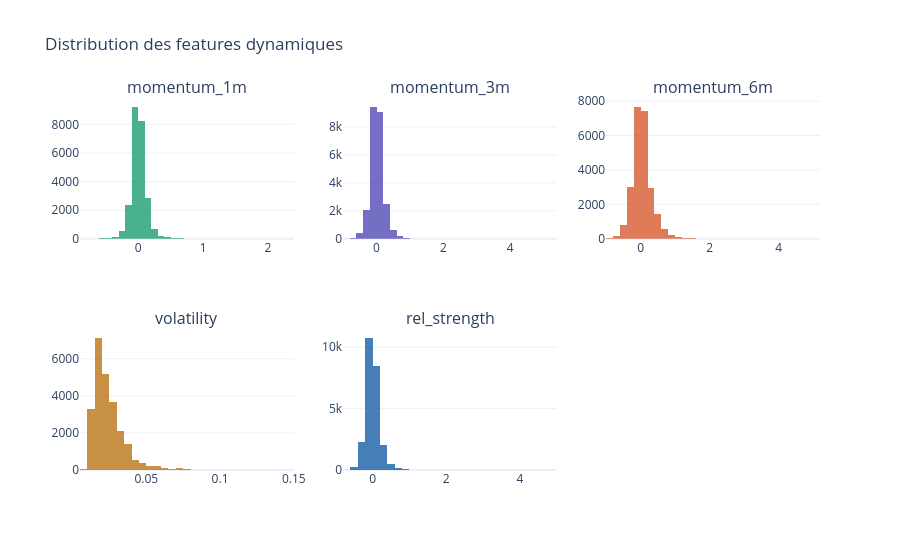

The code cell stored with this chart in its notebook:
### Markdown cell above
##  Interprétation

Le graphique révèle un pattern très clair en trois phases.

**2019** démarre faiblement à ~30% — peu d'actions battent l'indice cette année là, le marché JSE était globalement porté par quelques grands titres.

**2020 et 2021** sont les meilleures années avec ~50% et légèrement au dessus — la période post-Covid a créé une forte reprise généralisée où beaucoup d'actions ont profité du rebond, facilitant la surperformance individuelle.

**2022** retombe à ~33% et **2023 est à 0%**. Le 0% de 2023 s'explique techniquement : notre label est calculé sur 252 jours dans le futur, donc les données de 2023 regardent vers fin 2024 qui dépasse notre dataset. Ces lignes ont toutes le label 0 par construction — c'est la limite qu'on avait identifiée lors du preprocessing.

C'est pourquoi on avait choisi **2022 comme année de test** pour le modèle ML — c'est la dernière année avec des labels fiables et équilibrés.

### Code cell
# Visualisation des nouvelles features qu'on a ajoutées
dynamic_features = ["momentum_1m", "momentum_3m",
                     "momentum_6m", "volatility", "rel_strength"]

fig = make_subplots(
    rows=2, cols=3,
    subplot_titles=dynamic_features + [""]
)

positions = [(1,1), (1,2), (1,3), (2,1), (2,2)]
colors    = ["#1D9E75", "#534AB7", "#D85A30", "#BA7517", "#185FA5"]

for feat, (row, col), color in zip(dynamic_features, positions, colors):
    fig.add_trace(
        go.Histogram(
            x=dataset[feat],
            name=feat,
            showlegend=False,
            marker_color=color,
            opacity=0.8,
            nbinsx=50
        ),
        row=row, col=col
    )

fig.update_layout(
    title="Distribution des features dynamiques",
    template="plotly_white",
    height=550, width=900
)

fig.show()

fig.write_html("../results/figures/02_features_dynamiques.html")
fig.write_image("../results/figures/02_features_dynamiques.png")

### Figure 1 — Plotly figure (JSON) as saved in the notebook; plotly's stock layout.template omitted (floating-point values rounded to 4 significant figures; data arrays with more than 128 entries replaced by an {"elided": "..."} marker saying what was removed)
{"data": [{"marker": {"color": "#1D9E75"}, "name": "momentum_1m", "nbinsx": 50, "opacity": 0.8, "showlegend": false, "type": "histogram", "x": {"elided": "24533 float values"}, "xaxis": "x", "yaxis": "y"}, {"marker": {"color": "#534AB7"}, "name": "momentum_3m", "nbinsx": 50, "opacity": 0.8, "showlegend": false, "type": "histogram", "x": {"elided": "24533 float values"}, "xaxis": "x2", "yaxis": "y2"}, {"marker": {"color": "#D85A30"}, "name": "momentum_6m", "nbinsx": 50, "opacity": 0.8, "showlegend": false, "type": "histogram", "x": {"elided": "24533 float values"}, "xaxis": "x3", "yaxis": "y3"}, {"marker": {"color": "#BA7517"}, "name": "volatility", "nbinsx": 50, "opacity": 0.8, "showlegend": false, "type": "histogram", "x": {"elided": "24533 float values"}, "xaxis": "x4", "yaxis": "y4"}, {"marker": {"color": "#185FA5"}, "name": "rel_strength", "nbinsx": 50, "opacity": 0.8, "showlegend": false, "type": "histogram", "x": {"elided": "24533 float values"}, "xaxis": "x5", "yaxis": "y5"}], "layout": {"annotations": [{"font": {"size": 16}, "showarrow": false, "text": "momentum_1m", "x": 0.1444, "xanchor": "center", "xref": "paper", "y": 1, "yanchor": "bottom", "yref": "paper"}, {"font": {"size": 16}, "showarrow": false, "text": "momentum_3m", "x": 0.5, "xanchor": "center", "xref": "paper", "y": 1, "yanchor": "bottom", "yref": "paper"}, {"font": {"size": 16}, "showarrow": false, "text": "momentum_6m", "x": 0.8556, "xanchor": "center", "xref": "paper", "y": 1, "yanchor": "bottom", "yref": "paper"}, {"font": {"size": 16}, "showarrow": false, "text": "volatility", "x": 0.1444, "xanchor": "center", "xref": "paper", "y": 0.375, "yanchor": "bottom", "yref": "paper"}, {"font": {"size": 16}, "showarrow": false, "text": "rel_strength", "x": 0.5, "xanchor": "center", "xref": "paper", "y": 0.375, "yanchor": "bottom", "yref": "paper"}], "height": 550, "title": {"text": "Distribution des features dynamiques"}, "width": 900, "xaxis": {"anchor": "y", "domain": [0, 0.2889]}, "xaxis2": {"anchor": "y2", "domain": [0.3556, 0.6444]}, "xaxis3": {"anchor": "y3", "domain": [0.7111, 1]}, "xaxis4": {"anchor": "y4", "domain": [0, 0.2889]}, "xaxis5": {"anchor": "y5", "domain": [0.3556, 0.6444]}, "xaxis6": {"anchor": "y6", "domain": [0.7111, 1]}, "yaxis": {"anchor": "x", "domain": [0.625, 1]}, "yaxis2": {"anchor": "x2", "domain": [0.625, 1]}, "yaxis3": {"anchor": "x3", "domain": [0.625, 1]}, "yaxis4": {"anchor": "x4", "domain": [0, 0.375]}, "yaxis5": {"anchor": "x5", "domain": [0, 0.375]}, "yaxis6": {"anchor": "x6", "domain": [0, 0.375]}}}
